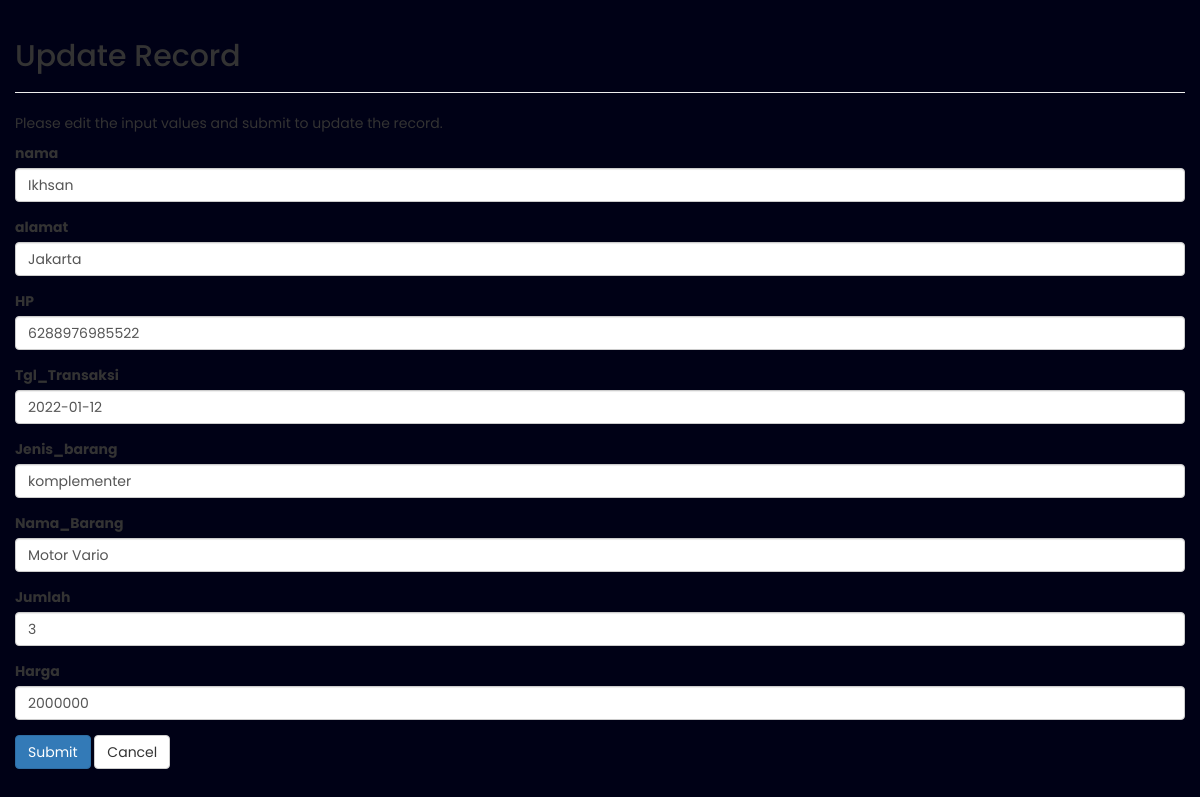
Screenshot of /update.php?Id_pembeli=101002 with the database file from the repository.
### tables this page shows
CREATE TABLE `latif` (
  `Id_pembeli` int(10) NOT NULL,
  `nama` varchar(30) NOT NULL,
  `alamat` varchar(50) NOT NULL,
  `HP` varchar(20) NOT NULL,
  `Tgl_Transaksi` date NOT NULL,
  `Jenis_barang` varchar(25) NOT NULL,
  `Nama_Barang` varchar(50) NOT NULL,
  `Jumlah` int(20) NOT NULL,
  `Harga` int(25) NOT NULL
);

### update.php (the view, shortened to what this page needs)
<?php
require "config.php";
 $nama = $alamat =  $HP =$Tgl_Transaksi =$Jenis_barang =$Nama_Barang =$Jumlah =$Harga ="";
 $nama_err = $alamat_err =  $HP_err =$Tgl_Transaksi_err =$Jenis_barang_err =$Nama_Barang_err =$Jumlah_err =$Harga_err ="";
if(isset($_POST["Id_pembeli"]) && !empty($_POST["Id_pembeli"])){
    $Id_pembeli = $_POST["Id_pembeli"];
      $input_nama = trim($_POST["nama"]);
      if(empty($input_nama)){
        $nama_err = "Please enter a nama.";
    } elseif(!filter_var($input_nama, FILTER_VALIDATE_REGEXP, array("options"=>array("regexp"=>"/^[a-zA-Z\s]+$/")))){
        $nama_err = "Please enter a valid nama.";
    } else{
        $nama = $input_nama;
    }
    $input_alamat = trim($_POST["alamat"]);
    if(empty($input_alamat)){
        $alamat_err = "Please enter a alamat.";
    } elseif(!filter_var($input_alamat, FILTER_VALIDATE_REGEXP, array("options"=>array("regexp"=>"/^[a-zA-Z\s]+$/")))){
        $alamat_err = "Please enter a valid alamat.";
    } else{
        $alamat = $input_alamat;
    }
        $input_HP = trim($_POST["HP"]);
        if(empty($input_HP)){
            $HP_err = "Please enter the HP value.";
        } elseif(!ctype_digit($input_HP)){
            $HP_err = "Please enter a positive integer value.";
        } else{
            $HP = $input_HP;
        }
    $input_Tgl_Transaksi = trim($_POST["Tgl_Transaksi"]);
    if(empty($input_Tgl_Transaksi)){
        $Tgl_Transaksi_err = "Please enter a Tgl_Transaksi.";
    } else{
        $Tgl_Transaksi = $input_Tgl_Transaksi;
    }
    $input_Jenis_barang = trim($_POST["Jenis_barang"]);
    if(empty($input_Jenis_barang)){
        $Jenis_barang_err = "Please enter a Jenis_barang.";
    } elseif(!filter_var($input_Jenis_barang, FILTER_VALIDATE_REGEXP, array("options"=>array("regexp"=>"/^[a-zA-Z\s]+$/")))){
        $Jenis_barang_err = "Please enter a valid Jenis_barang.";
    } else{
        $Jenis_barang = $input_Jenis_barang;
    }
    $input_Nama_Barang = trim($_POST["Nama_Barang"]);
    if(empty($input_Nama_Barang)){
        $Nama_Barang_err = "Please enter a Nama_Barang.";
    } elseif(!filter_var($input_Nama_Barang, FILTER_VALIDATE_REGEXP, array("options"=>array("regexp"=>"/^[a-zA-Z\s]+$/")))){
        $Nama_Barang_err = "Please enter a valid Nama_Barang.";
    } else{
        $Nama_Barang = $input_Nama_Barang;
    }
    $input_Jumlah = trim($_POST["Jumlah"]);
    if(empty($input_Jumlah)){
        $Jumlah_err = "Please enter the Jumlah value.";
    } elseif(!ctype_digit($input_Jumlah)){
        $Jumlah_err = "Please enter a positive integer value.";
    } else{
        $Jumlah = $input_Jumlah;
    }
     $input_Harga = trim($_POST["Harga"]);
     if(empty($input_Harga)){
         $Harga_err = "Please enter the Harga value.";
     } elseif(!ctype_digit($input_Harga)){
         $Harga_err = "Please enter a positive integer value.";
     } else{
         $Harga = $input_Harga;
     }
    if(empty($nama_err) && empty($alamat_err) && empty($HP_err)  && empty($Tgl_Transaksi_err ) && empty($Jenis_barang_err) && empty($Nama_Barang_err)  && empty($Jumlah_err)  && empty($Harga_err))  {
        $sql = "UPDATE latif SET nama=?, alamat=?, HP=?, Tgl_Transaksi=?, Jenis_barang=?, Nama_Barang=?, Jumlah=?, Harga=? WHERE Id_pembeli=?";
        if($stmt = mysqli_prepare($link, $sql)){
            mysqli_stmt_bind_param($stmt, "ssssssssi",$param_nama, $param_alamat,  $param_HP,  $param_Tgl_Transaksi, $param_Jenis_barang, $param_Nama_Barang , $param_Jumlah, $param_Harga ,$param_Id_pembeli);
            $param_nama = $nama;
            $param_alamat = $alamat;
            $param_HP =  $HP;
            $param_Tgl_Transaksi = $Tgl_Transaksi;
            $param_Jenis_barang = $Jenis_barang;
            $param_Nama_Barang = $Nama_Barang;
            $param_Jumlah = $Jumlah;
            $param_Harga = $Harga;
            $param_Id_pembeli = $Id_pembeli;
            if(mysqli_stmt_execute($stmt)){
                header("location: index.php");
                exit();
            } else{
                echo "Something went wrong. Please try again later.";
            }
        }
        mysqli_stmt_close($stmt);
    }
    mysqli_close($link);
}
 else{
    if(isset($_GET["Id_pembeli"]) && !empty(trim($_GET["Id_pembeli"]))){
        $sql = "SELECT * FROM latif WHERE Id_pembeli = ?";
        if($stmt = mysqli_prepare($link, $sql)){
            mysqli_stmt_bind_param($stmt, "i", $param_Id_pembeli);
            if(mysqli_stmt_execute($stmt)){
                $result = mysqli_stmt_get_result($stmt);
                if(mysqli_num_rows($result) == 1){
                    $row = mysqli_fetch_array($result, MYSQLI_ASSOC);
                    $nama = $row["nama"];
                    $alamat = $row["alamat"];
                    $HP = $row["HP"];
                    $Tgl_Transaksi = $row["Tgl_Transaksi"];
                    $Jenis_barang = $row["Jenis_barang"];
                    $Nama_Barang = $row["Nama_Barang"];
                    $Jumlah = $row["Jumlah"];
                    $Harga = $row["Harga"];
                }
            } else{
                echo "Oops! Something went wrong. Please try again later.";
            }
        }
    }
}
?>
<!DOCTYPE html>
<html lang="en">
<head>
    <link rel="stylesheet" href="https://maxcdn.bootstrapcdn.com/bootstrap/3.3.7/css/bootstrap.css">
    <link rel="stylesheet" href="style.css">
</head>
<body>
    <div class="wrapper">
        <div class="container-fluid">
            <div class="row">
                <div class="col-md-12">
                    <div class="page-header">
                        <h2>Update Record</h2>
                    </div>
                    <p>Please edit the input values and submit to update the record.</p>
                    <form action="<?php echo htmlspecialchars($_SERVER["PHP_SELF"]); ?>" method="post">
                            <div class="form-group <?php echo (!empty($nama_err)) ? 'has-error' : ''; ?>">
                                <label>nama</label>
                                <input type="text" name="nama" class="form-control" value="<?php echo $nama; ?>">
                            </div>
                            <div class="form-group <?php echo (!empty($alamat_err)) ? 'has-error' : ''; ?>">
                                <label>alamat</label>
                                <input type="text" name="alamat" class="form-control" value="<?php echo $alamat; ?>">
                            </div>
                            <div class="form-group <?php echo (!empty($HP_err)) ? 'has-error' : ''; ?>">
                                <label>HP</label>
                                <input type="text" name="HP" class="form-control" value="<?php echo $HP; ?>">
                            </div>
                            <div class="form-group <?php echo (!empty($Tgl_Transaksi_err)) ? 'has-error' : ''; ?>">
                                <label>Tgl_Transaksi</label>
                                <input type="text" name="Tgl_Transaksi" class="form-control" value="<?php echo $Tgl_Transaksi; ?>">
                            </div>
                            <div class="form-group <?php echo (!empty($Jenis_barang_err)) ? 'has-error' : ''; ?>">
                                <label>Jenis_barang</label>
                                <input type="text" name="Jenis_barang" class="form-control" value="<?php echo $Jenis_barang; ?>">
                            </div>
                            <div class="form-group <?php echo (!empty($Nama_Barang_err)) ? 'has-error' : ''; ?>">
                                <label>Nama_Barang</label>
                                <input type="text" name="Nama_Barang" class="form-control" value="<?php echo $Nama_Barang; ?>">
                            </div>
                            <div class="form-group <?php echo (!empty($Jumlah_err)) ? 'has-error' : ''; ?>">
                                <label>Jumlah</label>
                                <input type="text" name="Jumlah" class="form-control" value="<?php echo $Jumlah; ?>">
                            </div>
                            <div class="form-group <?php echo (!empty($Harga_err)) ? 'has-error' : ''; ?>">
                                <label>Harga</label>
                                <input type="text" name="Harga" class="form-control" value="<?php echo $Harga; ?>">
                            </div>
                            <div>
                                <input type="submit" class="btn btn-primary" value="Submit">
                                <a href="index.php" class="btn btn-default">Cancel</a>
                            </div>
                    </form>
                </div>
            </div>
        </div>
    </div>
</body>
</html>

### style.css (style rules this page uses)
* { margin: 0; padding: 0; box-sizing: border-box; font-family: 'Poppins', sans-serif; }
body { background: #000116; }

### rows the page displays
latif: nama "Ikhsan", alamat "Jakarta", HP "6288976985522", Tgl_Transaksi "2022-01-12", Jenis_barang "komplementer", Nama_Barang "Motor Vario", Jumlah "3", Harga "2000000"
